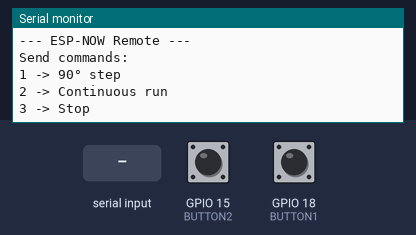
Bench run of a sketch on a simulated ESP32. On the bench: the last lines printed to the serial monitor. The test bench sets the inputs (shaded band); at power-on: GPIO 15 (BUTTON2) HIGH, GPIO 18 (BUTTON1) HIGH.

Above: at 1.2 s.
1.3 s: GPIO 15 (BUTTON2) pulled LOW for 0.15 s
At 1.9 s:
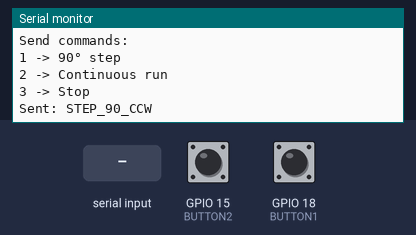
3.5 s: GPIO 18 (BUTTON1) pulled LOW for 0.15 s
At 4.7 s:
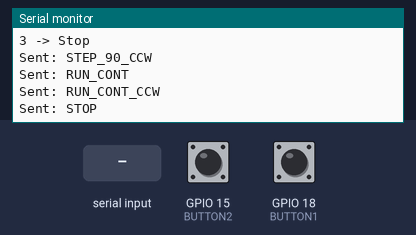
5.1 s: "1" received over Serial
At 5.6 s:
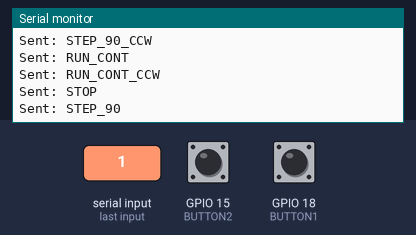

Measured:
- after the input at 1.3 s, the serial monitor: prints a new line at once (image 1)
- after the input at 3.5 s, the serial monitor: prints a new line at once (image 2)
- after the input at 5.1 s, the serial monitor: prints a new line at once (image 3)

The sketch:

stepper_transmitter_2.ino
```cpp
#include <esp_now.h>
#include <WiFi.h>

// Use safer pins for ESP32 (avoid boot-pin conflicts)
#define BUTTON1 18
#define BUTTON2 15

uint8_t receiverAddress[] = {0xCC, 0x50, 0xE3, 0x85, 0x70, 0x7C}; // Replace with your receiver's MAC address

// --- Button1 (STEP_90 or RUN_CONT) ---
static unsigned long pressStart = 0;
static bool isRunning = false;
// --- Button2 (STEP_90_CCW or RUN_CONT_CCW) ---
static unsigned long pressStart2 = 0;
static bool isRunning2 = false;

void setup() {
  Serial.begin(115200);
  pinMode(BUTTON1, INPUT_PULLUP);
  pinMode(BUTTON2, INPUT_PULLUP);

  WiFi.mode(WIFI_STA);
  if (esp_now_init() != ESP_OK) {
    Serial.println("ESP-NOW init failed!");
    return;
  }

  esp_now_peer_info_t peerInfo = {};
  memcpy(peerInfo.peer_addr, receiverAddress, 6);
  peerInfo.channel = 0;
  peerInfo.encrypt = false;

  if (esp_now_add_peer(&peerInfo) != ESP_OK) {
    Serial.println("Failed to add peer!");
    return;
  }

  Serial.println("\n--- ESP-NOW Remote ---");
  Serial.println("Send commands:");
  Serial.println("1 -> 90° step");
  Serial.println("2 -> Continuous run");
  Serial.println("3 -> Stop\n");
}

void sendCommand(const char *msg) {
  esp_err_t result = esp_now_send(receiverAddress, (uint8_t *)msg, strlen(msg));
  if (result == ESP_OK)
    Serial.println(String("Sent: ") + msg);
  else
    Serial.println("Error sending command!");
}

void loop() {
  static bool button2Pressed = false;
  static unsigned long lastPressTime = 0;
  const unsigned long debounceDelay = 200;

  int buttonState = digitalRead(BUTTON1);
  int button2State = digitalRead(BUTTON2);

  // Button 1 pressed (falling edge detection)
  if (buttonState == HIGH && pressStart == 0) {
    pressStart = millis();  // start timing
  }

  // Button 1 held down
  if (buttonState == HIGH && pressStart > 0 && !isRunning) {
    if (millis() - pressStart >= 2000) {  // pressed > 2 seconds
      sendCommand("RUN_CONT");
      isRunning = true;
    }
  }

  // Button 1 released
  if (buttonState == LOW && pressStart > 0) {
    if (isRunning) {
      sendCommand("STOP");
      isRunning = false;
    } else if (millis() - pressStart < 4000) {
      sendCommand("STEP_90");
    }
    pressStart = 0;
  }

  // ----------- Button 2 logic for ANTICLOCKWISE ---------------
  if (button2State == HIGH && pressStart2 == 0) {
    pressStart2 = millis(); // start timing
  }

  if (button2State == HIGH && pressStart2 > 0 && !isRunning2) {
    if (millis() - pressStart2 >= 2000) { // held > 2 seconds
      sendCommand("RUN_CONT_CCW"); // <--- New command for CCW
      isRunning2 = true;
    }
  }

  if (button2State == LOW && pressStart2 > 0) {
    if (isRunning2) {
      sendCommand("STOP");
      isRunning2 = false;
    } else if (millis() - pressStart2 < 4000) {
      sendCommand("STEP_90_CCW"); // <--- New command for CCW
    }
    pressStart2 = 0;
  }

  // --- Serial commands ---
  if (Serial.available()) {
    char cmd = Serial.read();
    if (cmd == '1') sendCommand("STEP_90");
    else if (cmd == '2') sendCommand("RUN_CONT");
    else if (cmd == '3') sendCommand("STOP");
    else if (cmd == '4') sendCommand("STEP_90_CCW");
    else if (cmd == '5') sendCommand("RUN_CONT_CCW");
  }
}
```
